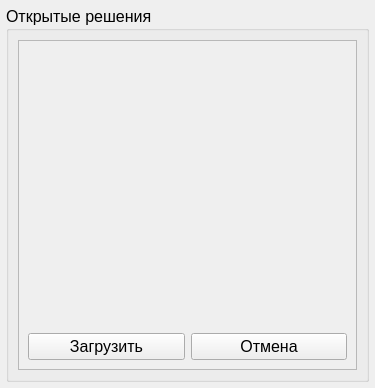
<?xml version="1.0" encoding="UTF-8"?>
<ui version="4.0">
 <class>OpenProjectsListForm</class>
 <widget class="QWidget" name="OpenProjectsListForm">
  <property name="geometry">
   <rect>
    <x>0</x>
    <y>0</y>
    <width>375</width>
    <height>388</height>
   </rect>
  </property>
  <property name="windowTitle">
   <string>Очень оригинальное название</string>
  </property>
  <property name="windowIcon">
   <iconset resource="icons.qrc">
    <normaloff>:/icons/Logo.png</normaloff>:/icons/Logo.png</iconset>
  </property>
  <layout class="QGridLayout" name="gridLayout">
   <property name="leftMargin">
    <number>6</number>
   </property>
   <property name="topMargin">
    <number>6</number>
   </property>
   <property name="rightMargin">
    <number>6</number>
   </property>
   <property name="bottomMargin">
    <number>6</number>
   </property>
   <property name="spacing">
    <number>0</number>
   </property>
   <item row="0" column="0">
    <widget class="QGroupBox" name="groupBox">
     <property name="font">
      <font>
       <pointsize>12</pointsize>
       <weight>50</weight>
       <italic>false</italic>
       <bold>false</bold>
       <underline>false</underline>
      </font>
     </property>
     <property name="title">
      <string>Открытые решения</string>
     </property>
     <layout class="QGridLayout" name="gridLayout_2">
      <item row="0" column="0">
       <widget class="QScrollArea" name="scrollArea">
        <property name="widgetResizable">
         <bool>true</bool>
        </property>
        <widget class="QWidget" name="scrollAreaWidgetContents">
         <property name="geometry">
          <rect>
           <x>0</x>
           <y>0</y>
           <width>341</width>
           <height>335</height>
          </rect>
         </property>
         <layout class="QGridLayout" name="gridLayout_3">
          <item row="0" column="0">
           <layout class="QVBoxLayout" name="VeritacalLayout">
            <item>
             <layout class="QVBoxLayout" name="ListLayout"/>
            </item>
           </layout>
          </item>
          <item row="1" column="0">
           <spacer name="verticalSpacer">
            <property name="orientation">
             <enum>Qt::Vertical</enum>
            </property>
            <property name="sizeHint" stdset="0">
             <size>
              <width>20</width>
              <height>40</height>
             </size>
            </property>
           </spacer>
          </item>
          <item row="2" column="0">
           <layout class="QHBoxLayout" name="horizontalLayout">
            <item>
             <widget class="QPushButton" name="LoadButton">
              <property name="text">
               <string>Загрузить</string>
              </property>
             </widget>
            </item>
            <item>
             <widget class="QPushButton" name="CancelButton">
              <property name="text">
               <string>Отмена</string>
              </property>
             </widget>
            </item>
           </layout>
          </item>
         </layout>
        </widget>
       </widget>
      </item>
     </layout>
    </widget>
   </item>
  </layout>
 </widget>
 <resources>
  <include location="icons.qrc"/>
 </resources>
 <connections/>
</ui>
